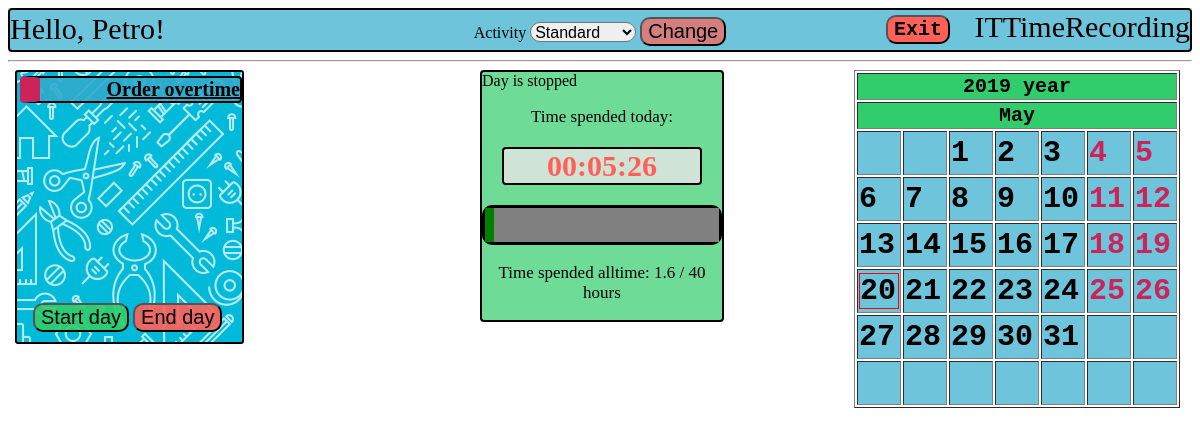
/home/me/ (signed in), run on the app's committed database.
### rec/models.py (models this page shows, shortened)
class User(db.Model):
    __tablename__ = 'USER'
    login = db.Column('LOGIN', db.String(20), primary_key=True)
    password = db.Column('PASSWORD', db.String(20), nullable=False)
    salary = db.Column('SALARY', db.INTEGER)
    worktime = db.Column('WORKTIME', db.INTEGER)
    username = db.Column('USERNAME', db.String(50), nullable=False)
    role = db.Column('ROLE_NAME', db.String(15), nullable=False )

class Developer(User):
    def ohhh(self, date, activity):
        newDay = Workday(self.login, date, activity)
        db.session.add(newDay)
        db.session.commit()
        return newDay

class Workday(db.Model):
    __tablename__='WORKDAY'
    id = db.Column('ID', db.INTEGER, primary_key=True, autoincrement= True)
    time = db.Column('TIME', db.INTEGER)
    date = db.Column('DATE', db.INTEGER)
    activity = db.Column('ACTIVITY_NAME', db.String(15), db.ForeignKey('ACTIVITY.NAME'), nullable=False)
    user = db.Column('USER_LOGIN', db.String(20), db.ForeignKey('USER.LOGIN'), nullable=False)
    ended = db.Column('ENDED', db.INTEGER)
    calculated = db.Column('CALCULATED', db.INTEGER)

### rec/login/views.py (the view)
@mod.route('/me/', methods=['POST', 'GET'])
@requires_login
def home():
    global menu
    menu = []
    if g.user.role == 'Developer':
        menu.append(['Order overtime', 'TakeOvertime'])
    if g.user.role == 'Manager':
        menu.append(['Change user activity', 'ChangeUserActivity'])
        menu.append(['Workday managing', 'ManageWorkday'])
        menu.append(['Registration of new worker', 'Register'])
        menu.append(['Delete user', 'Delete'])
        menu.append(['Calculate salaries', 'Calculate'])
    workdays = Workday.query.filter_by(date=date.toordinal())
    workdict = {}
    for workday in workdays:
        workdict[workday.user] = workday
    return render_template("homepage.html",
                           user=g.user,
                           menu=menu,
                           date=date,
                           cal=cal,
                           norms=session['normative'],
                           curtime=Workday.query.filter_by(id=session["workday_id"]).first().time + session['time'],
                           workdays=workdict)

### rec/login/views.py (called while the page is built)
@mod.before_request
def before_request():
    g.user = None
    if 'user_login' in session:
        g.user = User.query.get(session['user_login'])
        global cal
        day = Day(date, 1, 1, g.user.login)
        cal = Calendar.get_month(day, g.user.login)
        session['now'] = time.monotonic()
        quant = session['time']
        session['time'] = session['now'] - session['start']
        workday = Workday.query.filter_by(date=date.toordinal(), user=g.user.login).first()
        if (workday.ended == 1):
            session['time'] = 0

### rec/templates/homepage.html (shortened to what this page needs)
<!DOCTYPE html>
{% extends "base.html" %}
{% block body %}
    {% set ended = workdays[user.login].ended %}
    <body link="black">
    <div class="hello">Hello, {{ user.username }}!</div>
    <div class="back"></div>
    <div class="menu">
    <ul>
    {% set role = user.role %}
    {% for item in menu %}
        <li>
            {% set url = role+"."+item[1] %}
            <a href = {{ url_for(url) }}>{{ item[0] }}</a>
        </li>
    {% endfor %}
    </ul>
    </div>
    <div class="progress_bar">
        {% if ended == 1 %}<img src="">Day is stopped{% endif %}
        <p> Time spended today: </p>
        {% if ended == 0 %}
            <p class="timer">{{ '%02d'|format((curtime/3600)|int) }}:{{ '%02d'|format((curtime%3600)/60|int) }}:{{ '%02d'|format((curtime%60)|int) }} </p>
        {% else %}
            <p class="stoppedtimer">{{ '%02d'|format((curtime/3600)|int) }}:{{ '%02d'|format((curtime%3600)/60|int) }}:{{ '%02d'|format((curtime%60)|int) }} </p>
        {% endif %}
        <progress max = {{ norms }} value = {{ (user.worktime/3660 + curtime/3660)|round(2) }}></progress>
        <p> Time spended alltime: {{ (user.worktime/3600 + curtime/3660)|round(1)}} / {{ norms | round }} hours</p>
    </div>
    <div class = 'dayman'>
        <form method="post">
        <table>
            <tr>
                <td>
                   <input class="startday" type="submit" value="Start day" formaction={{ url_for("rec.begin_day") }}>
                </td>
                <td>
                    {% if ended %}
                        <input class="endday" type="submit" value="End day" formaction={{ url_for("rec.home") }}>
                    {%else%}
                        <input class="endday" type="submit" value="End day" formaction={{ url_for("rec.end_day") }}>
                    {%endif%}
                </td>
            </tr>
        </table>
        </form>
    </div>
    {% include "calendar.html" %}
    <div class="activity">
        <form method="post">
            <label for="activity"> Activity </label>
            {% set activity = 'Standard' %}
                {% if user.login in workdays %}
                    {% set activity = workdays[user.login].activity %}
                {% endif %}
                <select name="activity" id="activity">
                    <option value="Standard" {% if activity == 'Standard' %} selected="selected" {% endif %}>Standard</option>
                </select>
            <input type="submit" name="activity" value="Change" formaction='{{ url_for('rec.activity') }}'>
        </form>
    </div>
    <form method="post">
    <input class="exit" type="submit" name="exit" value="Exit" formaction='{{ url_for('rec.exit') }}'>
    </form>
</body>
{% endblock %}

### rec/templates/base.html (shortened to what this page needs)
{% block content %}
<link rel="stylesheet" href="/static/css/main.css" />
<div class="header">ITTimeRecording</div>
<hr>
{% endblock %}
{% block body %}
{% endblock %}

### rec/templates/calendar.html (shortened to what this page needs)
<link rel="stylesheet" href="/static/css/main.css" />
<div class = "calendar">
<form method="post">
{% set months_names = {
        1: 'January', 2: 'February', 3: 'March', 4: 'April',
        5: 'May', 6: 'June', 7: 'July', 8: 'August',
        9: 'September', 10: 'October', 11: 'November', 12: 'December'
    } %}
    <table border="1">
        <tr>
            <th colspan="7">{{ date.year }} year</th>
        </tr>
        <tr>
            <th colspan="7">{{ months_names[date.month] }} </th>
        </tr>
        {% for week in cal %}
            <tr>
                {% for day in week %}
                    <td>
                    {% if  day.date == date.day %}
                        <div class="today">
                    {% endif %}
                    {% if day.form == "Vacancy" %}
                        <div class="vacancy">
                            <div class="date">{{ day.date }}</div>
                        </div>
                    {% endif %}
                    {% if day.form == "Work" %}
                        <div class="workday">
                            <div class="date">{{ day.date }}</div>
                        </div>
                    {% endif %}
                    {% if  day.date == date.day %}
                        </div>
                    {% endif %}
                    </td>
                {% endfor %}
            </tr>
        {% endfor %}
    </table>
</form>
</div>

### rec/static/css/main.css (style rules this page uses)
body { background-color: #57FFC6; background: url("work.jpg"); background-size: 900px 900px; font-family: Georgia, 'Times New Roman', Times, serif; }
.dayman { position:absolute; top: 300px; left: 30px; z-index: 1; }
.startday { background-color: rgba(49, 204, 107, 0.9); }
.endday { background-color: rgba(255, 97, 89, 0.9); }
input { border-radius: 10px; }
.back { background: url("tools.jpg"); position: absolute; top: 70px; left: 15px; width: 225px; height: 270px; border-radius: 3px; border: black solid 2px; }
.activity { text-align: center; padding: 2px; position:absolute; top: 15px; right: 35%; left: 35%; }
.activity input { background-color: rgba(255, 97, 89, 0.7); border-radius: 10px; }
.activity select { margin: 0px; padding: 0px; height: 20px; font-size: 16px; border-radius: 10px; }
.header { height: 40px; font-size: 30px; text-align: right; background-color: rgba(49, 171, 204, 0.7); border: black solid 2px; border-radius: 4px; }
.autorization td, input { font-size: 20px; }
.progress_bar { width: 20%; position:absolute; top: 70px; left: 40%; right: 40%; background-color: rgba(49, 204, 107, 0.7); border: black solid 2px; border-radius: 4px; }
.progress_bar .stoppedtimer { background-color: rgba(229,229,229,0.81); color: rgba(255, 97, 89, 1); font-weight: bolder; font-size: 30px; border: black solid 2px; border-radius: 4px; margin: 20px; }
.progress_bar progress { color: #31ABCC; width: 100%; height: 40px; border: black solid 3px; border-radius: 10px; }
.progress_bar p { color: black; text-align: center; font-size: 17px; }
.menu { position: absolute; top:60px; left: 10px; }
.menu ul { list-style-type: none; padding-left: 10px; color: black; }
.menu li { font-size: 20px; width: 200px; background-color: rgba(49, 171, 204, 0.9); text-align: right; border: black solid 2px; border-radius: 4px; border-left: #CC235A solid 20px; font-weight: bolder; }
.calendar { position: absolute; top: 70px; right: 20px; }
.calendar .vacancy { color: #CC235A; }
.calendar td { background-color: rgba(49, 171, 204, 0.7); font-size: 30px; width: 40px; height: 40px; font-family: monospace; font-weight: bold; }
.calendar th { background-color: #31CC6B; font-size: 20px; font-family: monospace; font-weight: bold; }
.calendar .today { border: solid 1px red; }
.exit { background-color: #ff6159; font-size: 20px; font-family: monospace; font-weight: bold; text-align: center; position: absolute; top: 15px; right: 250px; }
.hello { position: absolute; top: 12px; left: 10px; font-size: 30px; }

### data on the page
Developer: username "Petro", (user.worktime/3600+curtime/3660)|round(1) "1.6", date "1", date "2", date "3", date "4", date "5", date "6", date "7", date "8", date "9", date "10", date "11", date "12", date "13", date "14", date "15", date "16", date "17", date "18", date "19", date "20", date "21", date "22", date "23", date "24", date "25", date "26", date "27", date "28", date "29", date "30", date "31"
Workday: activity "Standard"

### other printed values
{{ item[0] }} "Order overtime"
{{ '%02d'|format((curtime/3600)|int) }} "00"
{{ '%02d'|format((curtime%3600)/60|int) }} "05"
{{ '%02d'|format((curtime%60)|int) }} "26"
{{ norms | round }} "40"
{{ date.year }} "2019"
{{ months_names[date.month] }} "May"
